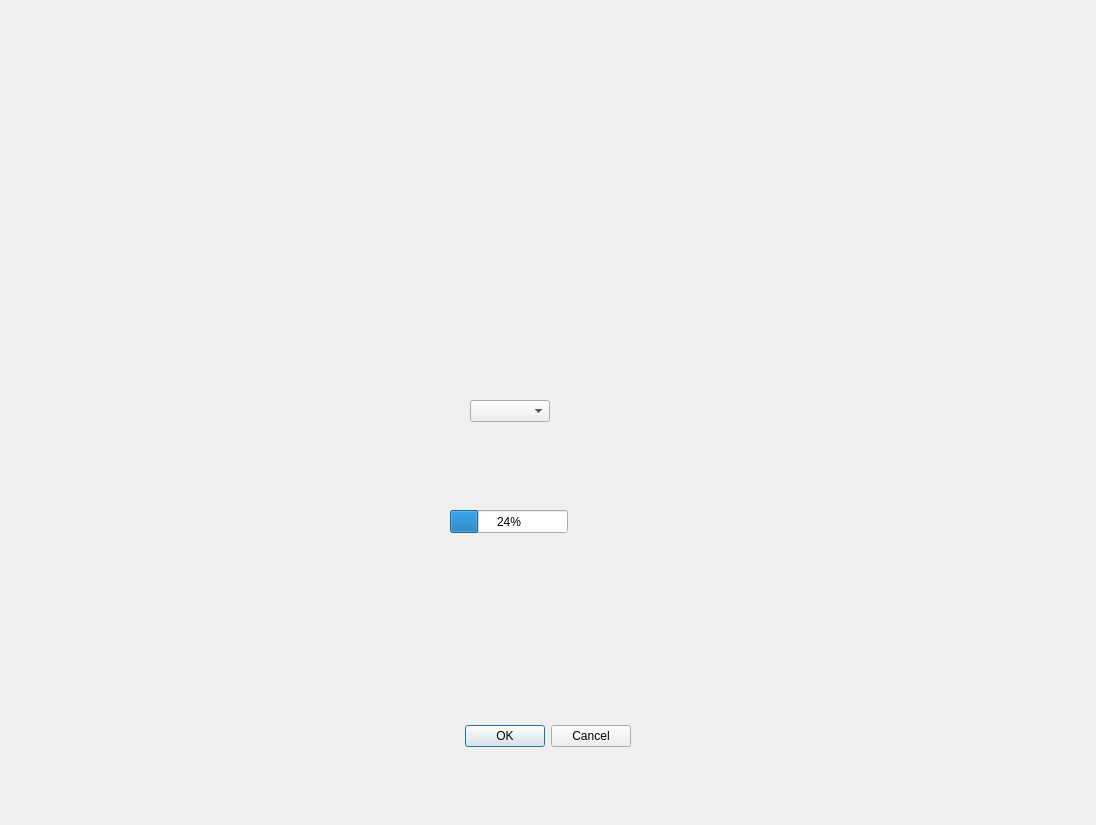
<?xml version="1.0" encoding="UTF-8"?>
<ui version="4.0">
 <class>Dialog</class>
 <widget class="QDialog" name="Dialog">
  <property name="geometry">
   <rect>
    <x>0</x>
    <y>0</y>
    <width>1096</width>
    <height>825</height>
   </rect>
  </property>
  <property name="windowTitle">
   <string>Dialog</string>
  </property>
  <widget class="QDialogButtonBox" name="buttonBox">
   <property name="geometry">
    <rect>
     <x>290</x>
     <y>720</y>
     <width>341</width>
     <height>32</height>
    </rect>
   </property>
   <property name="orientation">
    <enum>Qt::Horizontal</enum>
   </property>
   <property name="standardButtons">
    <set>QDialogButtonBox::Cancel|QDialogButtonBox::Ok</set>
   </property>
  </widget>
  <widget class="QComboBox" name="comboBox">
   <property name="geometry">
    <rect>
     <x>470</x>
     <y>400</y>
     <width>80</width>
     <height>22</height>
    </rect>
   </property>
  </widget>
  <widget class="QProgressBar" name="progressBar">
   <property name="geometry">
    <rect>
     <x>450</x>
     <y>510</y>
     <width>118</width>
     <height>23</height>
    </rect>
   </property>
   <property name="value">
    <number>24</number>
   </property>
  </widget>
 </widget>
 <resources/>
 <connections>
  <connection>
   <sender>buttonBox</sender>
   <signal>accepted()</signal>
   <receiver>Dialog</receiver>
   <slot>accept()</slot>
   <hints>
    <hint type="sourcelabel">
     <x>248</x>
     <y>254</y>
    </hint>
    <hint type="destinationlabel">
     <x>157</x>
     <y>274</y>
    </hint>
   </hints>
  </connection>
  <connection>
   <sender>buttonBox</sender>
   <signal>rejected()</signal>
   <receiver>Dialog</receiver>
   <slot>reject()</slot>
   <hints>
    <hint type="sourcelabel">
     <x>316</x>
     <y>260</y>
    </hint>
    <hint type="destinationlabel">
     <x>286</x>
     <y>274</y>
    </hint>
   </hints>
  </connection>
 </connections>
</ui>
